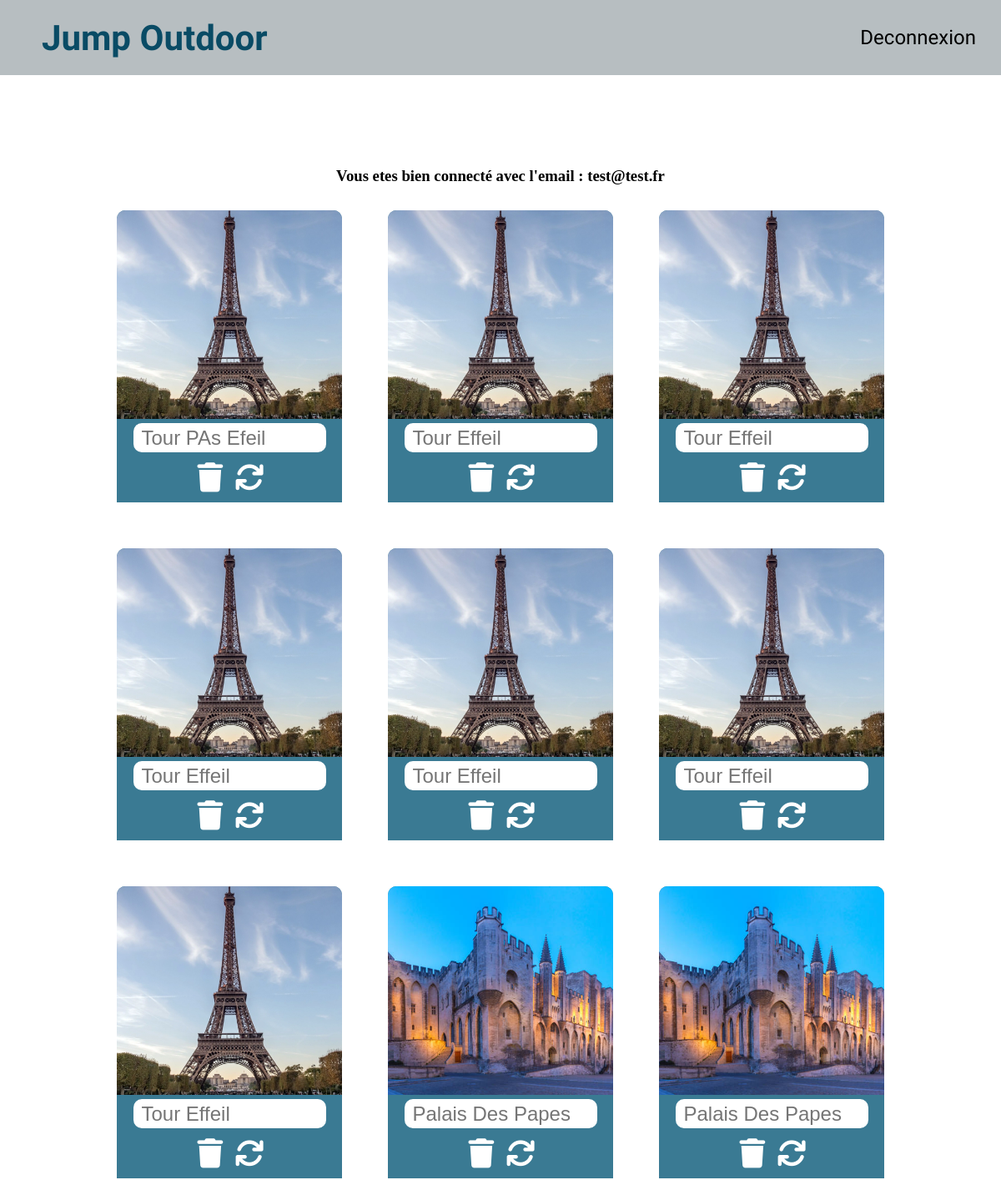
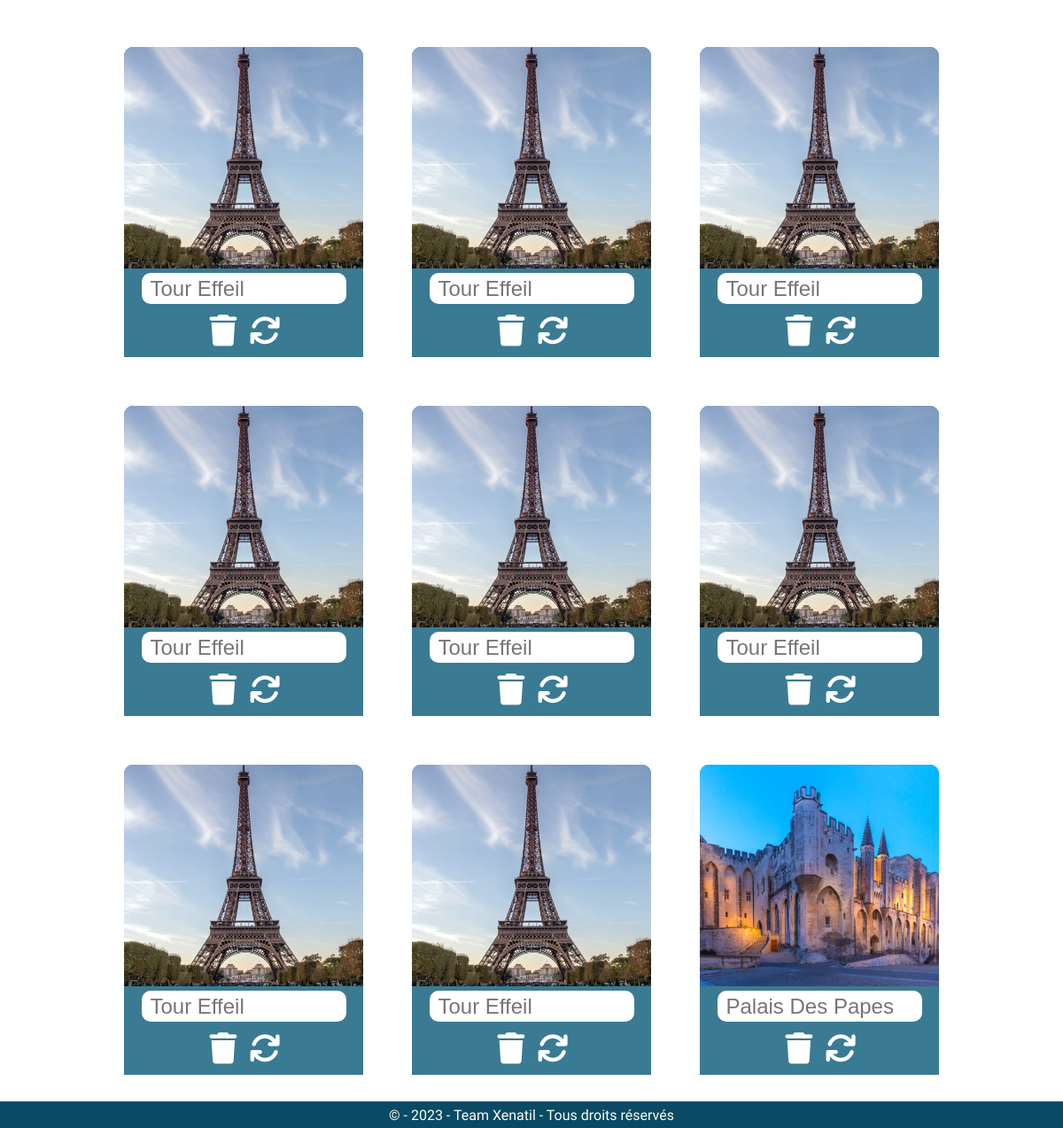
The app's page /panel.php (signed in) with its own data (2 pictures, top to bottom).
### tables this page shows
CREATE TABLE IF NOT EXISTS `lieux` (
  `id` int UNSIGNED NOT NULL AUTO_INCREMENT,
  `label` varchar(100) DEFAULT NULL COMMENT 'nom du spot de parkour',
  `ville` varchar(100) NOT NULL,
  `code_postal` varchar(7) NOT NULL,
  `url_map` varchar(255) NOT NULL COMMENT 'Url du point gps sur google maps',
  `img_lieu` varchar(255) DEFAULT NULL COMMENT 'image du lieu',
  `lieuxlike` int UNSIGNED NOT NULL,
  PRIMARY KEY (`id`)
);

### panel.php (the view, shortened to what this page needs)
<?php
require_once "core/header.php";
require "core/config.php";
$sql = "SELECT * FROM lieux";
$query = $lienDB->prepare($sql);
if ($query->execute()) {
  $results = $query->fetchAll();
}
?>
<body style="overflow: auto;">
  <header>
    <div class="nav">
      <h1 id="title">Jump Outdoor</h1>
      <div class="nav-sub">
        <a href="core/logout.php">Deconnexion</a>
      </div>
    </div>
  </header>
  <main class="admin">
    <h3>Vous etes bien connecté avec l'email : <?= $_SESSION["email"] ?></h3>
    <div class="allspots">
      <?php $x = 0;
      while ($x <= (count($results)) - 1) {
      ?><div class="article"><?php
                              if (isset($results[$x]["img_lieu"])) {
                              ?><img src="<?= $results[$x]["img_lieu"] ?>" alt=""><?php
                                                                                }
                                                                                  ?>
          <form action="" method="post">
            <input type="text" name="label" id="" placeholder="<?= $results[$x]["label"] ?>">
          <div class="grub">
            <a href="?delete=<?= $results[$x]["id"] ?>"><i class="fa-solid fa-trash fa-2xl"></i></a>
            <button type="submit"><i class="fa-solid fa-arrows-rotate fa-2xl"></i></button>
          </div>
          </form>
          <?php
          $x++;
          ?>
        </div><?php
            }
              ?>
    </div>
  </main>
  <footer>
    <p id="credit">&copy; - 2023 - Team Xenatil - Tous droits réservés</p>
  </footer>
</body>
</html>

### css/style.css (style rules this page uses)
* { margin: 0; padding: 0; -webkit-user-select: none; -khtml-user-select: none; -moz-user-select: none; -o-user-select: none; user-select: none; box-sizing: border-box; }
* { scrollbar-width: 10px; scrollbar-color: grey transparent; }
html { scroll-behavior: smooth; width: 100%; }
body { background-color: #ffffff; padding: 0; margin: 0; display: flex; flex-direction: column; align-items: center; text-align: center; width: 100%; min-width: 300px; overflow-y: scroll; overflow-x: hidden; }
header { width: 100%; position: absolute; padding: 30px 0px; left: 0; font-family: "Rancho", cursive; }
.nav { width: 100%; height: 30px; display: flex; align-items: center; justify-content: space-between; }
.nav-sub { margin-right: 15px; }
.nav h1 { color: #094b65; font-size: 3.5vw; font-weight: bolder; padding: 10px 15px 10px 50px; }
.nav a { text-decoration: none; color: black; font-size: 1.5rem; padding: 10px 15px 10px 15px; margin-left: 15px; border-radius: 15px; transition: 0.5s ease-in; }
:root footer { height: 30px; background-color: #094b65; color: rgb(255, 252, 235); text-align: center; width: 100%; position: static; display: flex; align-items: center; justify-content: center; font-family: "Tilt Neon", cursive; }
p { text-align: center; }
main.admin { display: flex; flex-direction: column; align-items: center; width: 100%; margin-top: 200px; margin-bottom: 30px; }
.allspots { display: flex; flex-direction: row; justify-content: center; flex-wrap: wrap; width: 90%; gap: 55px; }
.allspots .article { display: flex; flex-direction: column; align-items: center; height: 350px; width: 25%; min-width: 200px; background-color: #0c5b7ace; color: #ffffff; border-radius: 10px 10px 0 0; }
.allspots .article img { width: 100%; height: 250px; object-fit: cover; border-radius: 10px 10px 0 0; }
.allspots .article form { margin-top: 5px; }
.allspots .article input { height: 25px; width: 80%; font-size: 1.5rem; outline: none; padding: 5px; padding-left: 10px; box-sizing: content-box; border-radius: 10px; border: none; }
.allspots .article .grub { margin-top: 10px; }
.allspots .article .grub button { background-color: transparent; border: none; }
.allspots .article .grub a:visited,.allspots .article .grub a,.allspots .article .grub button { color: white; height: 32px; width: 32px; font-size: 1.1rem; margin: 5px; }
@media (min-width: 545px) { body { min-height: 100vh; } }
@media (min-width: 545px) { header { background-color: #6b787e7b; } }

### records on screen
lieux: img_lieu (picture), label "Tour PAs Efeil"
lieux: img_lieu (picture), label "Tour Effeil"
lieux: img_lieu (picture), label "Tour Effeil"
lieux: img_lieu (picture), label "Tour Effeil"
lieux: img_lieu (picture), label "Tour Effeil"
lieux: img_lieu (picture), label "Tour Effeil"
lieux: img_lieu (picture), label "Tour Effeil"
lieux: img_lieu (picture), label "Palais Des Papes"
lieux: img_lieu (picture), label "Palais Des Papes"
lieux: img_lieu (picture), label "Tour Effeil"
lieux: img_lieu (picture), label "Tour Effeil"
lieux: img_lieu (picture), label "Tour Effeil"
lieux: img_lieu (picture), label "Tour Effeil"
lieux: img_lieu (picture), label "Tour Effeil"
lieux: img_lieu (picture), label "Tour Effeil"
lieux: img_lieu (picture), label "Tour Effeil"
lieux: img_lieu (picture), label "Tour Effeil"
lieux: img_lieu (picture), label "Palais Des Papes"

### other values on screen
$_SESSION["email"] "test@test.fr"
